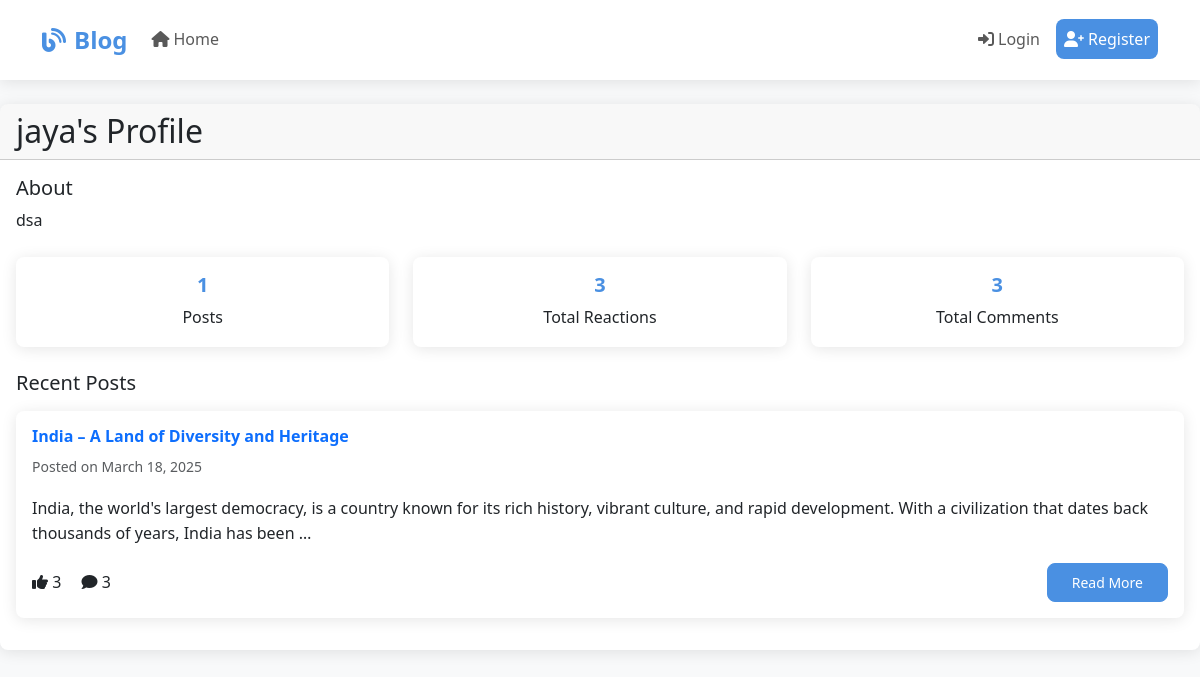
The app's page /blogger/2/ with its own data.
### blog/models.py (models this page shows, shortened)
class Blogger(models.Model):
    user = models.OneToOneField(User, on_delete=models.CASCADE)
    bio = models.TextField(max_length=500, blank=True)

class BlogPost(models.Model):
    title = models.CharField(max_length=200)
    content = models.TextField()
    author = models.ForeignKey(Blogger, on_delete=models.CASCADE, related_name='posts')
    created_date = models.DateTimeField(default=timezone.now)
    image = models.ImageField(upload_to='blog_images/%Y/%m/%d/', blank=True, null=True)
    image_caption = models.CharField(max_length=200, blank=True, null=True)
    image_position = models.CharField(
        max_length=20,
        choices=[
            ('left', 'Left'),
            ('right', 'Right'),
            ('center', 'Center'),
            ('full', 'Full Width')
        ],
        default='center'
    )
    class Meta:
        ordering = ['-created_date']

class Reaction(models.Model):
    REACTION_CHOICES = [
        ('LIKE', 'Like'),
        ('LOVE', 'Love'),
        ('WOW', 'Wow'),
    ]
    post = models.ForeignKey(BlogPost, on_delete=models.CASCADE, related_name='reactions')
    user = models.ForeignKey(User, on_delete=models.CASCADE)
    reaction_type = models.CharField(max_length=4, choices=REACTION_CHOICES)
    created_date = models.DateTimeField(default=timezone.now)
    class Meta:
        unique_together = ['post', 'user']

class Comment(models.Model):
    post = models.ForeignKey(BlogPost, on_delete=models.CASCADE, related_name='comments')
    author = models.ForeignKey(User, on_delete=models.CASCADE)
    content = models.TextField()
    created_date = models.DateTimeField(default=timezone.now)
    class Meta:
        ordering = ['created_date']

### blog/views.py (the view)
# urls.py: path('blogger/<int:pk>/', views.BloggerDetailView.as_view(), name='blogger-detail'),
class BloggerDetailView(DetailView):
    model = Blogger
    template_name = 'blog/blogger_detail.html'
    def get_context_data(self, **kwargs):
        context = super().get_context_data(**kwargs)
        context['posts'] = self.object.posts.order_by('-created_date')
        return context

### blog/templatetags/blog_filters.py (called while the page is built)
@register.filter
def sum_reactions(posts):
    return sum(post.reactions.count() for post in posts)

@register.filter
def sum_comments(posts):
    return sum(post.comments.count() for post in posts)

### templates/blog/blogger_detail.html (shortened to what this page needs)
{% extends 'base.html' %}
{% load blog_filters %}
{% block content %}
<div class="card mb-4">
    <div class="card-header">
        <h2 class="mb-0">{{ object.user.username }}'s Profile</h2>
    </div>
    <div class="card-body">
        <div class="bio mb-4">
            <h3 class="h5">About</h3>
            {% if object.bio %}
                <p>{{ object.bio }}</p>
            {% else %}
                <p class="text-muted">No biography available.</p>
            {% endif %}
        </div>
        <div class="stats mb-4">
            <div class="row">
                <div class="col-md-4">
                    <div class="card text-center">
                        <div class="card-body">
                            <h5 class="card-title">{{ object.posts.count }}</h5>
                            <p class="card-text">Posts</p>
                        </div>
                    </div>
                </div>
                <div class="col-md-4">
                    <div class="card text-center">
                        <div class="card-body">
                            <h5 class="card-title">{{ object.posts.all|sum_reactions }}</h5>
                            <p class="card-text">Total Reactions</p>
                        </div>
                    </div>
                </div>
                <div class="col-md-4">
                    <div class="card text-center">
                        <div class="card-body">
                            <h5 class="card-title">{{ object.posts.all|sum_comments }}</h5>
                            <p class="card-text">Total Comments</p>
                        </div>
                    </div>
                </div>
            </div>
        </div>
        <div class="posts">
            <h3 class="h5 mb-3">Recent Posts</h3>
            {% for post in posts %}
            <div class="card mb-3">
                <div class="card-body">
                    <h4 class="card-title h6">
                        <a href="{% url 'post-detail' post.pk %}" class="text-decoration-none">{{ post.title }}</a>
                    </h4>
                    <p class="card-text">
                        <small class="text-muted">
                            Posted on {{ post.created_date|date:"F j, Y" }}
                        </small>
                    </p>
                    <p class="card-text">{{ post.content|truncatewords:30 }}</p>
                    <div class="d-flex justify-content-between align-items-center">
                        <div class="stats">
                            <span class="me-3">
                                <i class="fas fa-thumbs-up"></i> {{ post.reactions.all|length }}
                            </span>
                            <span>
                                <i class="fas fa-comment"></i> {{ post.comments.all|length }}
                            </span>
                        </div>
                        <a href="{% url 'post-detail' post.pk %}" class="btn btn-primary btn-sm">Read More</a>
                    </div>
                </div>
            </div>
            {% empty %}
            <p class="text-muted">No posts yet.</p>
            {% endfor %}
        </div>
    </div>
</div>
{% endblock %}

### templates/base.html (style rules this page uses)
:root { --primary-color: #4a90e2; --secondary-color: #f5f5f5; --text-color: #333; --border-radius: 8px; --box-shadow: 0 2px 15px rgba(0,0,0,0.1); --transition: all 0.3s ease; }
body { font-family: 'Segoe UI', system-ui, -apple-system, sans-serif; color: var(--text-color); background-color: #f8f9fa; line-height: 1.6; }
.card { border: none; border-radius: var(--border-radius); box-shadow: var(--box-shadow); transition: var(--transition); overflow: hidden; }
.card-title { color: var(--primary-color); font-weight: 600; }
.btn { border-radius: var(--border-radius); padding: 0.5rem 1.5rem; font-weight: 500; transition: var(--transition); }
.btn-primary { background-color: var(--primary-color); border-color: var(--primary-color); }

### records on screen
Blogger: user.username "jaya", bio "dsa", posts.count "1", posts.all|sum_reactions "3", posts.all|sum_comments "3"
BlogPost: title "India – A Land of Diversity and Heritage", created_date "March 18, 2025", content "India, the world's largest democracy, is a country known for its rich history, vibrant culture, and rapid development. With a civilization that dates back thousands of years, India has been …", reactions.all|length "3", comments.all|length "3"
